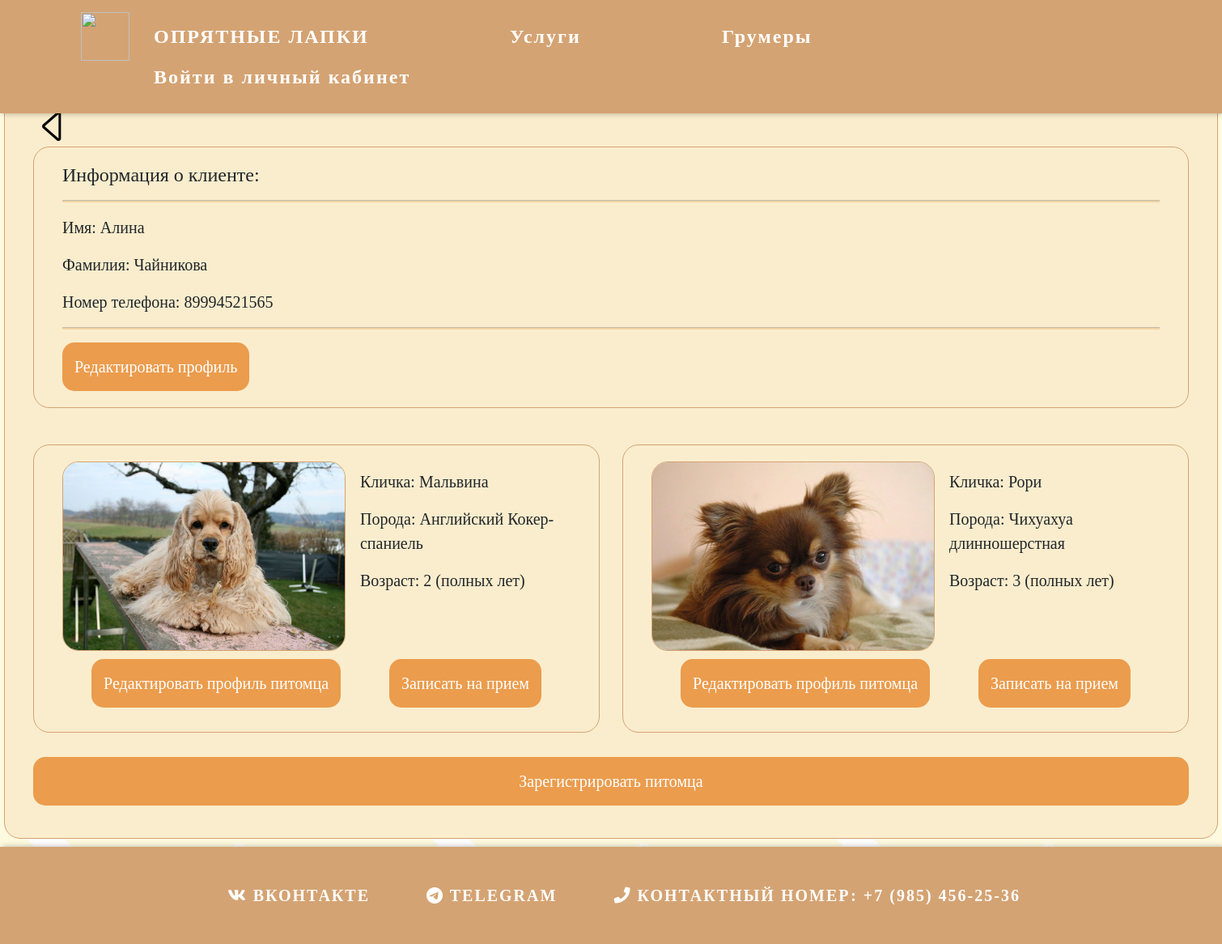
Screenshot of /admin-client-pets/3 with the database file from the repository.
### Users/models.py (models this page shows, shortened)
class CustomUser(AbstractUser):
    surname = models.CharField(max_length=100, verbose_name="Фамилия")
    name = models.CharField(max_length=100, verbose_name="Имя")
    phone_number = models.CharField(max_length=100, verbose_name="Номер телефона", unique=True)
    USERNAME_FIELD = 'phone_number'
    REQUIRED_FIELDS = ['username']

### Salon/models.py (models this page shows, shortened)
class PetAndUser(models.Model):
    pet = models.ForeignKey(Pet, default="1", related_name="pet", on_delete=models.CASCADE)
    user = models.ForeignKey(CustomUser, default="1", related_name="user", on_delete=models.CASCADE)
    class Meta:
        verbose_name = "Клиент и питомец"
        verbose_name_plural = "Клиенты и питомцы"

class Pet(models.Model):
    name = models.CharField(max_length=50)
    race = models.ForeignKey(Race, on_delete=models.CASCADE)
    age = models.PositiveIntegerField()
    type = models.ForeignKey(TypeAnimal, on_delete=models.CASCADE)
    photo = models.ImageField(default="", blank=True, upload_to="pets")
    class Meta:
        verbose_name = "Питомец"
        verbose_name_plural = "Питомцы"

class Race(models.Model):
    name_race = models.CharField(max_length=100)
    type = models.ForeignKey(TypeAnimal, on_delete=models.CASCADE, default=1, blank=True)
    def __str__(self):
        return self.name_race
    class Meta:
        verbose_name = "Порода"
        verbose_name_plural = "Породы"

### Salon/views.py (the view)
# urls.py: path('admin-client-pets/<int:client_id>', views.admin_client_pets, name="admin_client_pets"),
def admin_client_pets(request, client_id):
    client = CustomUser.objects.get(id=client_id)
    pets = PetAndUser.objects.filter(user=client)
    context = {'client': client, 'pets': pets}
    return render(request, 'Salon/Client-pets.html', context)

### Salon/templates/Salon/Client-pets.html (shortened to what this page needs)
{% extends 'Salon/Layout.html' %}
{% load static %}
{% load humanize %}
{% block content %}
<div class="profile-main">
    <div class="profile-inner-cp">
        <a href="javascript:history.back()" style="text-decoration:none; color:black;"><i class="bi bi-caret-left" style=" font-size: 50px;"></i></a>
                <div class="profile-client">
                    <h4>Информация о клиенте:</h4>
                    <hr color="#de8b37" size="5px" width="100%"/>
                    <p>Имя: {% if client.name %}{{ client.name }} {% else %} не указано {% endif %}</p>
                    <p>Фамилия: {% if client.surname %}{{ client.surname }} {% else %} не указана {% endif %}</p>
                    <p>Номер телефона: {{ client.phone_number }}</p>
                    <hr color="#de8b37" size="5px" width="100%"/>
                    <div class="btn-user-inf">
                        <a href="{% url 'changeinf_id' client.id %}"><button class="btn-reg_log" style="margin: 0;">Редактировать профиль</button></a>
                    </div>
                </div>
            </div>
            <div class="prof-pet">
                {% if not pets %}
                 <div class="client-pet">
                <p>Вам необходимо зарегистрировать питомца!</p>
                 </div>
                {% else %}
                    {% for el in pets %}
                        <div class="client-pet">
                            <div class="client-pet-img">
                                {% if el.pet.photo %}<img class="pet-photo" src="{{ el.pet.photo.url }}">{% else %}<p>Нет</p>{% endif %}
                            </div>
                            <div class="client-pet-inf">
                                <p>Кличка: {{ el.pet.name }}</p>
                                <p>Порода: {{ el.pet.race }}</p>
                                <p>Возраст: {{ el.pet.age }} (полных лет)</p>
                            </div>
                            <div class="client-pet-btns">
                                <a href="{% url 'admin_change_pet_inf' el.pet.id %}" style="margin: 0 60 0 0;"><button class="btn-record">Редактировать профиль питомца</button></a>
                                <a href="{% url 'admin_record' el.pet.id client.id %}"><button class="btn-record">Записать на прием</button></a>
                            </div>
                        </div>
                    {% endfor %}
                {% endif %}
            </div>
    <a href="{% url 'admin_reg_pet' client.id %}"><button class="btn-reg_log">Зарегистрировать питомца</button></a>
    </div>
{% endblock %}

### Salon/static/Salon/css/main.css (style rules this page uses)
body { background-color: #FEFAE0; padding:0px; margin:0px; min-height: 100%; display: grid; grid-template-rows: auto 1fr auto; }
body { font-size: 16px; font-family: cursive; text-align: center; background-color: $baby-blue; }

### Salon/static/Salon/css/lk.css (style rules this page uses)
body { background-color: #FEFAE0; padding:0px; margin:0px; }
.profile-main { padding: 20px 35px; background-color: #FAEDCD; border-radius: 20px; border: 1px solid #D4A373; margin: 2% auto; width: 1500px; font-family: cursive; margin: auto; }
.btn-user-inf { justify-content: space-between; display: flex; flex-direction: row; flex-wrap: wrap; }
.btn-user-inf a { height:60px; text-align: center; }
.btn-record { background:#eb9c4d; color:white; border: none; border-radius: 15px; padding: 15px; font-family: cursive; font-size: 20px; width:100%; }
.btn-reg_log { background:#eb9c4d; color:#e4c1c7; border: none; border-radius: 15px; padding: 15px; font-family: cursive; margin: 20px 0; font-size: 20px; width:100%; }
.btn-reg_log { color: white; }

### Salon/static/Salon/css/client-pets.css (style rules this page uses)
.prof-pet { margin: 45px 0 0 0; display: flex; justify-content: space-between; display: flex; flex-direction: row; flex-wrap: wrap; }
.client-pet-btns { display: flex; margin: 10 auto; }
.client-pet { background-color: #FAEDCD; border-radius: 20px; border: 1px solid #D4A373; font-size: 20px; padding: 20px 35px; margin: 0 0 10px 0;; width: 700px; font-family: cursive; justify-content: space-between; display: flex; flex-direction: row; flex-wrap: wrap; }
.client-pet-inf { width:43%; padding:10px; }
.client-pet-img { text-align:center; width: 350px; }
.client-pet-img img { width: 100%; border-radius: 20px; border: 1px solid #D4A373; }
.profile-client { background-color: #FAEDCD; border-radius: 20px; border: 1px solid #D4A373; font-size: 20px; padding: 20px 35px; width: 100%; font-family: cursive; }

### rows the page displays
CustomUser: name "Алина", surname "Чайникова", phone_number "89994521565"
PetAndUser: pet.photo (picture), pet.name "Мальвина", pet.race "Английский Кокер-спаниель", pet.age "2"
PetAndUser: pet.photo (picture), pet.name "Рори", pet.race "Чихуахуа длинношерстная", pet.age "3"
